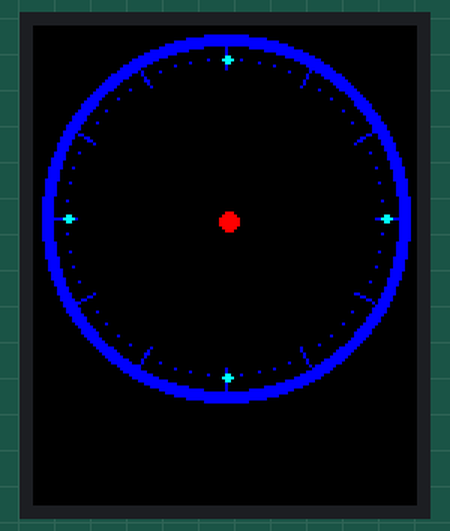
Recording of a sketch running on a simulated ESP32-C3. Parts: 128×160 colour display.

Above: at 1.2 s.
At 5.2 s:
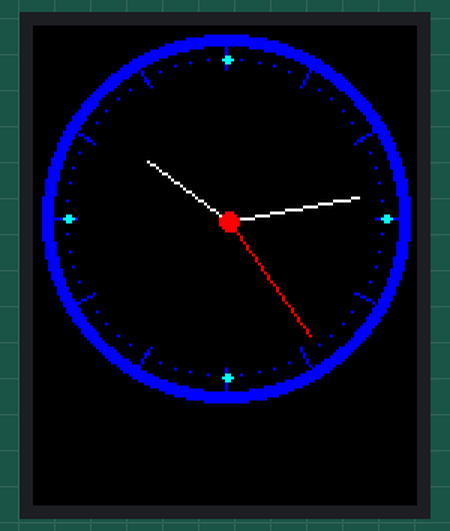
At 10.3 s:
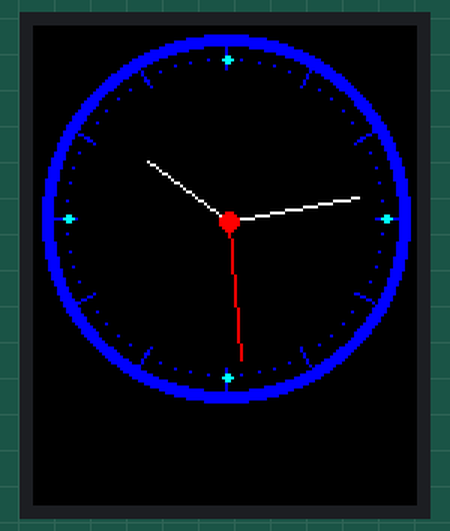
At 19.3 s:
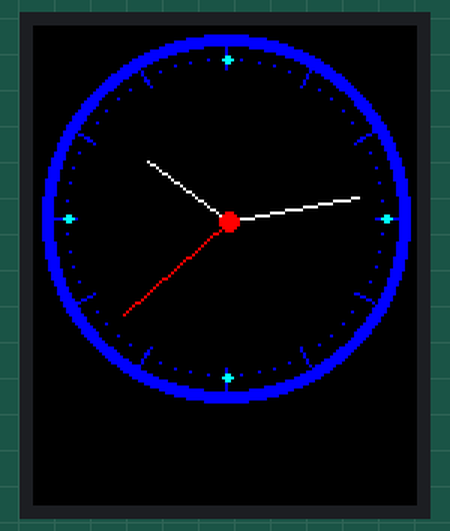
At 28.3 s:
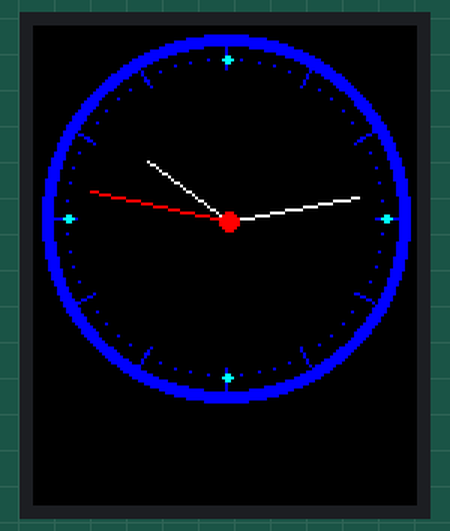
At 38.3 s:
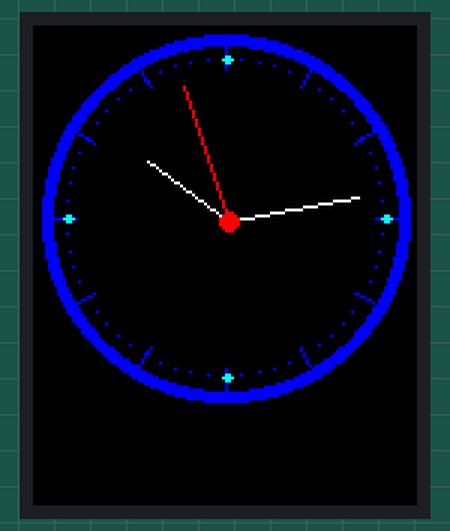

The sketch:

st7735-clock-esp32.ino
```cpp
#include <Adafruit_GFX.h>
#include <Adafruit_ST7735.h>
#include <SPI.h>

// Taken from https://github.com/Bodmer/TFT_ST7735

// TFT pin definitions
#define TFT_CS   7
#define TFT_DC   8
#define TFT_RST  9

#define SCK   4 // GPIO4
#define MOSI  6 // GPIO6
#define MISO -1 // MISO = not used (-1)

/* https://www.otronic.nl/en/esp32-c3-wi-fi-ble.html
 * TFT      ESP32-C3-SuperMini
 * ------   ----------------------
 * LED      3.3V
 * SCK      GPIO4 SCK
 * SDA      GPIO6 MOSI
 * AO       GPIO8 SDA
 * RESET    GPIO9 SCL
 * CS       GPIO7 SS
 * GND      GND
 * VCC      3.3V
 * ------   ----------------------
 */

Adafruit_ST7735 tft = Adafruit_ST7735(TFT_CS, TFT_DC, TFT_RST);

#define ST7735_GREY 0xBDF7

float sx = 0, sy = 1, mx = 1, my = 0, hx = -1, hy = 0;    // Saved H, M, S x & y multipliers
float sdeg = 0, mdeg = 0, hdeg = 0;
uint16_t osx = 64, osy = 64, omx = 64, omy = 64, ohx = 64, ohy = 64;  // Saved H, M, S x & y coords
uint16_t x0 = 0, x1 = 0, y00 = 0, y01 = 0;
uint32_t targetTime = 0;                    // for next 1 second timeout

static uint8_t conv2d(const char* p)
{
  uint8_t v = 0;
  if ('0' <= *p && *p <= '9')
  {
    v = *p - '0';
  }
  return 10 * v + *++p - '0';
}

uint8_t hh=conv2d(__TIME__), mm=conv2d(__TIME__+3), ss=conv2d(__TIME__+6);  // Get H, M, S from compile time

boolean initial = 1;

void setup()
{
  SPI.begin(SCK, MISO, MOSI);

  tft.initR(INITR_BLACKTAB);  // Most 1.8" AZ-Delivery displays

  tft.setRotation(0);
  tft.fillScreen(ST7735_BLACK);
  delay(1000);

  tft.setTextColor(ST7735_GREEN, ST7735_GREY);  // Adding a black background colour erases previous text automatically

  // Draw clock face
  tft.fillCircle(64, 64, 61, ST7735_BLUE);
  tft.fillCircle(64, 64, 57, ST7735_BLACK);

  // Draw 12 lines
  for(int i = 0; i < 360; i += 30)
  {
    sx = cos((i - 90) * 0.0174532925);
    sy = sin((i - 90) * 0.0174532925);
    x0 = sx * 57 + 64;
    y00 = sy * 57 + 64;
    x1 = sx * 50 + 64;
    y01 = sy * 50 + 64;

    tft.drawLine(x0, y00, x1, y01, ST7735_BLUE);
  }

  // Draw 60 dots
  for(int i = 0; i < 360; i += 6)
  {
    sx = cos((i - 90) * 0.0174532925);
    sy = sin((i - 90) * 0.0174532925);
    x0 = sx * 53 + 64;
    y00 = sy * 53 + 64;

    tft.drawPixel(x0, y00, ST7735_BLUE);
    if(i == 0 || i == 180) tft.fillCircle(x0, y00, 1, ST7735_CYAN);
    if(i == 0 || i == 180) tft.fillCircle(x0 + 1, y00, 1, ST7735_CYAN);
    if(i == 90 || i == 270) tft.fillCircle(x0, y00, 1, ST7735_CYAN);
    if(i == 90 || i == 270) tft.fillCircle(x0 + 1, y00, 1, ST7735_CYAN);
  }

  tft.fillCircle(65, 65, 3, ST7735_RED);

  // Draw text at position 64,125 using fonts 4
  // Only font numbers 2,4,6,7 are valid. Font 6 only contains characters [space] 0 1 2 3 4 5 6 7 8 9 : . a p m
  // Font 7 is a 7 segment font and only contains characters [space] 0 1 2 3 4 5 6 7 8 9 : .
  //tft.drawCentreString("Time flies", 64, 130, 4);

  targetTime = millis() + 1000;
}

void loop()
{
  if (targetTime < millis())
  {
    targetTime = millis()+1000;
    ss++;              // Advance second
    if (ss == 60)
    {
      ss = 0;
      mm++;            // Advance minute
      if (mm > 59)
      {
        mm = 0;
        hh++;          // Advance hour
        if (hh > 23)
        {
          hh = 0;
        }
      }
    }

    // Pre-compute hand degrees, x & y coords for a fast screen update
    sdeg = ss * 6;                  // 0-59 -> 0-354
    mdeg = mm * 6 + sdeg * 0.01666667;  // 0-59 -> 0-360 - includes seconds
    hdeg = hh * 30 + mdeg * 0.0833333;  // 0-11 -> 0-360 - includes minutes and seconds
    hx = cos((hdeg - 90) * 0.0174532925);
    hy = sin((hdeg - 90) * 0.0174532925);
    mx = cos((mdeg - 90) * 0.0174532925);
    my = sin((mdeg - 90) * 0.0174532925);
    sx = cos((sdeg - 90) * 0.0174532925);
    sy = sin((sdeg - 90) * 0.0174532925);

    if (ss == 0 || initial)
    {
      initial = 0;
      // Erase hour and minute hand positions every minute
      tft.drawLine(ohx, ohy, 65, 65, ST7735_BLACK);
      ohx = hx * 33 + 65;
      ohy = hy * 33 + 65;
      tft.drawLine(omx, omy, 65, 65, ST7735_BLACK);
      omx = mx * 44 + 65;
      omy = my * 44 + 65;
    }

    // Redraw new hand positions, hour and minute hands not erased here to avoid flicker
    tft.drawLine(osx, osy, 65, 65, ST7735_BLACK);
    tft.drawLine(ohx, ohy, 65, 65, ST7735_WHITE);
    tft.drawLine(omx, omy, 65, 65, ST7735_WHITE);
    osx = sx*47+65;
    osy = sy*47+65;
    tft.drawLine(osx, osy, 65, 65, ST7735_RED);

    tft.fillCircle(65, 65, 3, ST7735_RED);
  }
}
```

Measured:
- what the display in image 0 shows lasts 1.0 s, from 1.2 s to 2.2 s
